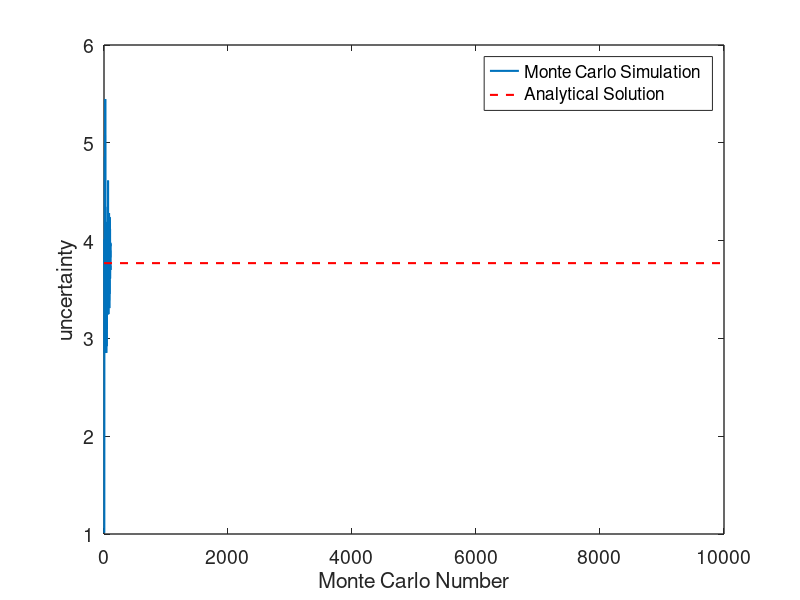
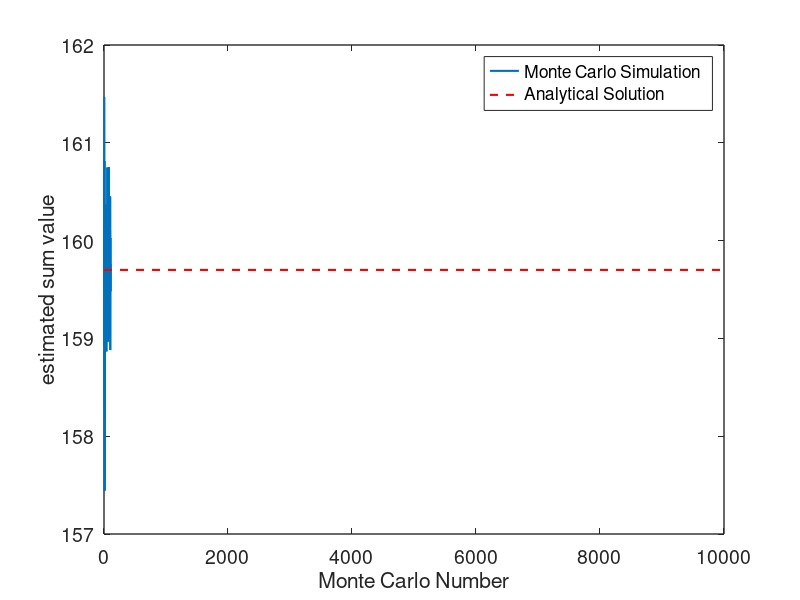
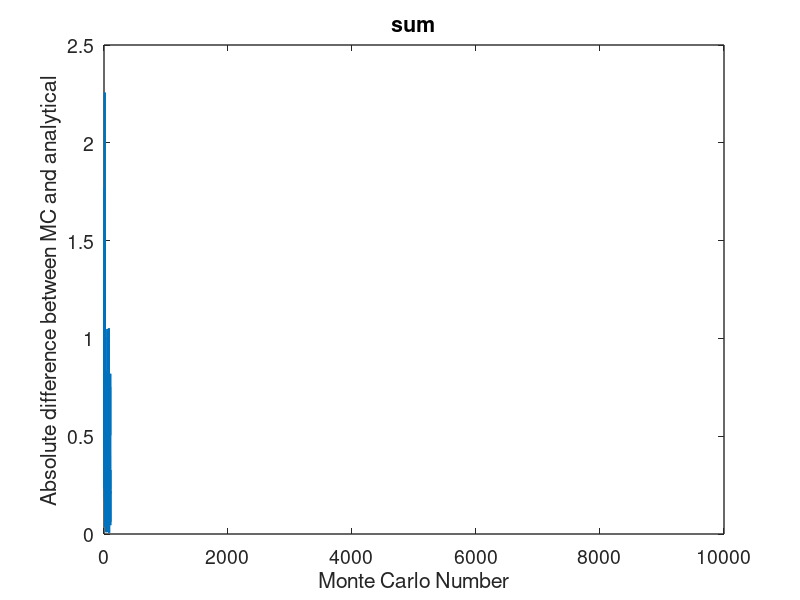
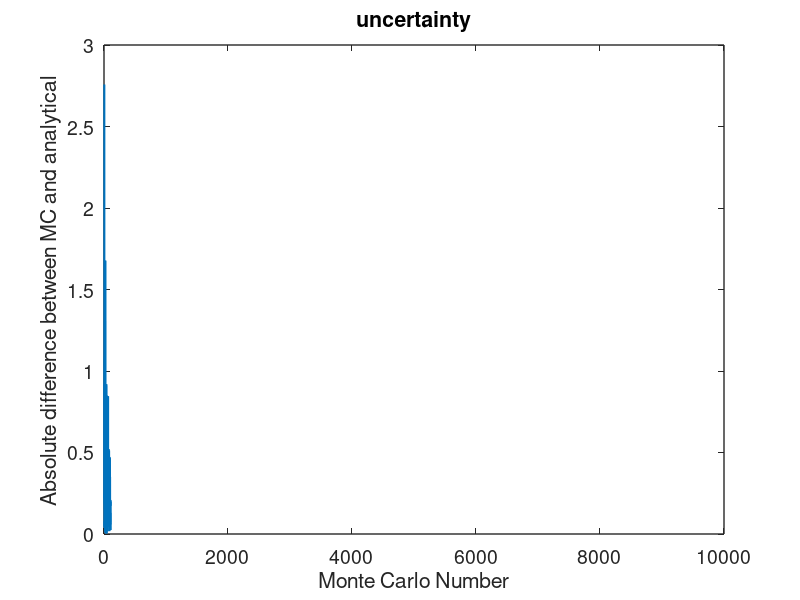

The MATLAB source for these figures, in order:
N = 5:1:10000;
pdf1 = makedist("Normal",'mu',64.4,'sigma',1.4);
pdf2 = makedist("Normal",'mu',95.3,'sigma',3.5);
stds = nan(size(N));
aves = nan(size(N));
for I = 1:size(N,2)
    MC1 = random(pdf1,N(I),1);
    MC2 = random(pdf2,N(I),1);
    MC = MC1 + MC2;
    stds(I) = std(MC);
    aves(I) = mean(MC);
    if I > 100
    if (stds(I-1) - stds(I))./stds(I-1) < 1e-6
        break;
    end
    end
end
figure(1);
plot(N,stds,'LineWidth',1.5); hold on;
xlabel('Monte Carlo Number');
ylabel('uncertainty');
xlimit = get(gca,'Xlim');
sig = sqrt(1.4^2 + 3.5^2);
plot(xlimit,[sig sig],'r--','LineWidth',1.5);
legend('Monte Carlo Simulation','Analytical Solution');
set(gca,'FontSize',14,'linewidth',1);

figure(2);
plot(N,aves,'LineWidth',1.5); hold on;
xlabel('Monte Carlo Number');
ylabel('estimated sum value');

xlimit = get(gca,'Xlim');
plot(xlimit,[64.4+95.3 64.4+95.3],'r--','LineWidth',1.5);
legend('Monte Carlo Simulation','Analytical Solution');
set(gca,'FontSize',14,'linewidth',1);

figure(3);
diff_ave = abs(aves - (64.4+95.3));
plot(N,diff_ave,'LineWidth',1.5); hold on;
title('sum');
xlabel('Monte Carlo Number');
ylabel('Absolute difference between MC and analytical');
set(gca,'FontSize',14,'linewidth',1);


figure(4);
diff_std = abs(stds - sig);
plot(N,diff_std,'LineWidth',1.5); hold on;
title('uncertainty');
xlabel('Monte Carlo Number');
ylabel('Absolute difference between MC and analytical');
set(gca,'FontSize',14,'linewidth',1);
